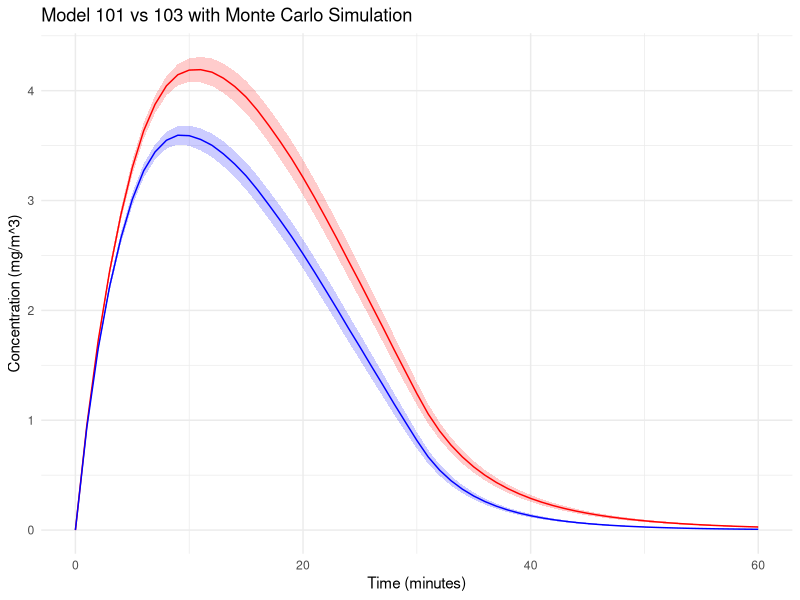
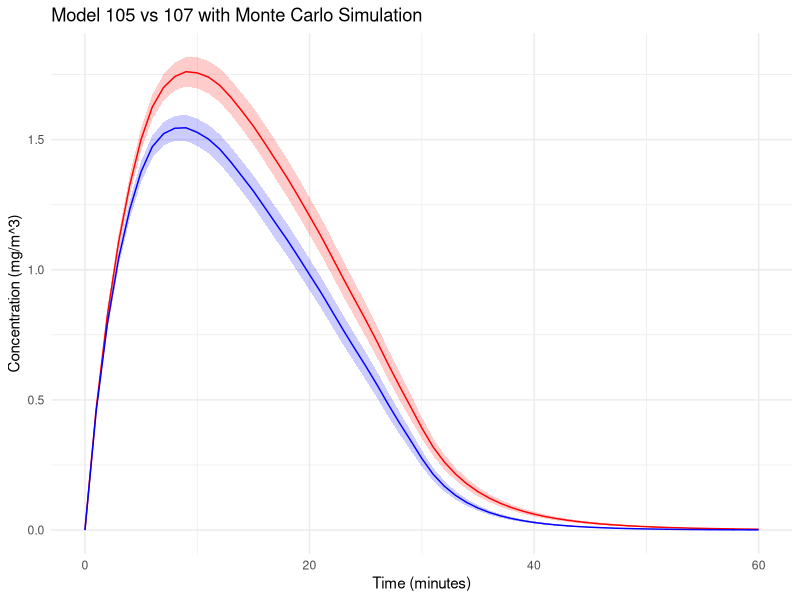

Recreate these plots in R, in order.
# Define Model 100 with the gamma factor
model_100 <- function(G, Q, gamma) {
  C_steady <- gamma * G / Q
  return(C_steady)
}

# Define Model 101
model_101 <- function(G, Q, V, t_g, T) {
  # Create a time vector
  time_vector <- seq(0, T, by = 1)
  
# Calculate the phase of concentration increase
  C_rise <- sapply(time_vector, function(t) {
    if (t <= t_g) {
      return((G / Q) * (1 - exp((-Q * t) / V )))
    } else {
      return(NA)
    }
  })          
  
  # Concentration at the end of the emission phase as the initial concentration for the decay phase
  C0 <- (G / Q) * (1 - exp(-Q * t_g / V ))
  
  # Calculate the concentration decay phase
  C_decay <- sapply(time_vector, function(t) {
    if (t > t_g) {
      return(C0 * exp(-Q * (t - t_g) / V ))
    } else {
      return(NA)
    }
  })
  
  return(list(time = time_vector, concentration_rise = C_rise, concentration_decay = C_decay))
}


T <- 60   # Total time (minutes)
t_g <- 15 # Time of generation (minutes)
G <- 100  # mg/min
Q <- 20   # m^3/min
epsilon_L <- 0.5  # Efficiency of local exhaust
epsilon_L_F <- 0.75  # Efficiency of local exhaust filtration
Q_R <- 5  # m^3/min
epsilon_RF <- 0.9  # Efficiency of recirculation filtration
V <- 100  # m^3
gamma <- 0.25  


# Calculation of steady-state concentrations for model 100
C_steady_100 <- model_100(G, Q, gamma)

# Calculation of steady-state concentrations for model 101
results_101 <- model_101(G, Q, V, t_g, T)


# Define Model 102
model_102 <- function(G, Q, Q_R, epsilon_RF, gamma) {
  C_bar <- (gamma * G) / (Q + epsilon_RF * Q_R)
  C_RF <- C_bar * (1 - epsilon_RF)
  return(list(C_bar = C_bar, C_RF = C_RF))
}


# Define Model 103
model_103 <- function(G, Q, Q_R, epsilon_RF, V, t_g, T) {
  Q_instead <- Q + epsilon_RF * Q_R
  return(model_101(G, Q_instead, V, t_g, T))
}

T <- 60   # Total time (minutes)
t_g <- 15 # Time of generation (minutes)
G <- 100  # mg/min
Q <- 20   # m^3/min
epsilon_L <- 0.5  # Efficiency of local exhaust
epsilon_L_F <- 0.75  # Efficiency of local exhaust filtration
Q_R <- 5  # m^3/min
epsilon_RF <- 0.9  # Efficiency of recirculation filtration
V <- 100  # m^3
gamma <- 0.25  

results_102 <- model_102(G, Q, Q_R, epsilon_RF, gamma)
results_103 <- model_103(G, Q, Q_R, epsilon_RF, V, t_g, T)

#Visualization
library(ggplot2)
C_bar_1 <- results_102$C_bar

results_103_df <- data.frame(Time = results_103$time, 
                             Concentration = c(results_103$concentration_rise, results_103$concentration_decay))
results_103_df <- results_103_df[!is.na(results_103_df$Concentration), ]

# Monte Carlo

G_range <- c(60, 150)
Q_range <- c(10, 30)
Q_R_range <- c(2, 10)
V_range <- c(60, 150)
t_g_range <- c(5, 30)
T <- 60
gamma_range <- t_g_range / T
epsilon_RF_range <- c(0.5, 0.95)

# simulation times
n_simulations <- 1000

results_101 <- vector("list", n_simulations)
results_103 <- vector("list", n_simulations)

# Monte Carlo simulation
set.seed(123)
for (i in 1:n_simulations) {
    # Randomly selection
    G <- runif(1, G_range[1], G_range[2])
    Q <- runif(1, Q_range[1], Q_range[2])
    Q_R <- runif(1, Q_R_range[1], Q_R_range[2])
    V <- runif(1, V_range[1], V_range[2])
    t_g <- runif(1, t_g_range[1], t_g_range[2])
    gamma <- runif(1, gamma_range[1], gamma_range[2])
    epsilon_RF <- runif(1, epsilon_RF_range[1], epsilon_RF_range[2])
    
    results_101[[i]] <- model_101(G, Q, V, t_g, T)
    results_103[[i]] <- model_103(G, Q, Q_R, epsilon_RF, V, t_g, T)
}

# Transfer to data.frame
df_101 <- do.call(rbind, lapply(results_101, function(x) data.frame(Time = x$time, Concentration = c(x$concentration_rise, x$concentration_decay))))
df_103 <- do.call(rbind, lapply(results_103, function(x) data.frame(Time = x$time, Concentration = c(x$concentration_rise, x$concentration_decay))))

                                
average_and_ci <- function(df, n) {
    df_summary <- aggregate(Concentration ~ Time, data = df, mean)
    df_summary$SD <- aggregate(Concentration ~ Time, data = df, sd)$Concentration
    df_summary$CI_lower <- df_summary$Concentration - qt(0.975, df=n-1) * df_summary$SD / sqrt(n)
    df_summary$CI_upper <- df_summary$Concentration + qt(0.975, df=n-1) * df_summary$SD / sqrt(n)
    return(df_summary)
}

average_101 <- average_and_ci(df_101, n_simulations)
average_103 <- average_and_ci(df_103, n_simulations)

ggplot() +
    geom_ribbon(data = average_101, aes(x = Time, ymin = CI_lower, ymax = CI_upper), fill = "red", alpha = 0.2) +
    geom_line(data = average_101, aes(x = Time, y = Concentration), color = "red") +
    geom_ribbon(data = average_103, aes(x = Time, ymin = CI_lower, ymax = CI_upper), fill = "blue", alpha = 0.2) +
    geom_line(data = average_103, aes(x = Time, y = Concentration), color = "blue") +
    labs(title = "Model 101 vs 103 with Monte Carlo Simulation",
         x = "Time (minutes)", 
         y = "Concentration (mg/m^3)") +
    theme_minimal()






# Define Model 104
model_104 <- function(G, Q, Q_L, epsilon_L, gamma) {
  C_avg <- (gamma * G * (1 - epsilon_L)) / (Q + Q_L)
  C_L_avg <- C_avg + (epsilon_L * gamma * G) / Q_L
  return(list(C_avg = C_avg, C_L_avg = C_L_avg))
}


# Define Model 105
model_105 <- function(G, Q, Q_L, epsilon_L, V, t_g, T) {
  # Create a time vector
  time_vector <- seq(0, T, by = 1)
  
  C_rise <- sapply(time_vector, function(t) {
    if (t <= t_g) {
      return(((G * (1 - epsilon_L)) / (Q + Q_L)) * (1 - exp((-(Q + Q_L) * t) / V)))
    } else {
      return(NA)
    }
  })
  
  C0 <- (G * (1 - epsilon_L)) / (Q + Q_L) * (1 - exp((-(Q + Q_L) * t_g) / V))
  
  C_decay <- sapply(time_vector, function(t) {
    if (t > t_g) {
      return(C0 * exp((-(Q + Q_L) * (t - t_g)) / V))
    } else {
      return(NA)
    }
  })
  
  return(list(time = time_vector, concentration_rise = C_rise, concentration_decay = C_decay))
}


# Define Model 106
model_106 <- function(G, Q, Q_L, epsilon_L, Q_R, epsilon_RF, gamma) {
  C_avg <- (gamma * G * (1 - epsilon_L)) / ((Q + epsilon_RF * Q_R) + Q_L)
  C_L_avg <- C_avg + (epsilon_L * gamma * G) / Q_L
  C_RF <- C_avg * (1 - epsilon_RF)
  return(list(C_avg = C_avg, C_L_avg = C_L_avg, C_RF = C_RF))
}


# Define Model 107
model_107 <- function(G, Q, Q_L, epsilon_L, Q_R, epsilon_RF, V, t_g, T) {
  Q_instead <- Q + epsilon_RF * Q_R
  return(model_105(G, Q_instead, Q_L, epsilon_L, V, t_g, T))
}


T <- 60   # Total time (minutes)
t_g <- 15 # Time of generation (minutes)
G <- 100  # mg/min
Q <- 20   # m^3/min
Q_L <- 5  # m^3/min
epsilon_L <- 0.5  # Efficiency of local exhaust
epsilon_L_F <- 0.75  # Efficiency of local exhaust filtration
Q_R <- 5  # m^3/min
epsilon_RF <- 0.9  # Efficiency of recirculation filtration
V <- 100  # m^3
gamma <- 0.25 


# Monte Carlo

G_range <- c(60, 150)
Q_range <- c(10, 30)
Q_L_range <- c(2, 8)
epsilon_L_range <- c(0.2, 0.8)
epsilon_L_F_range <- c(0.5, 0.95)
Q_R_range <- c(2, 10)
epsilon_RF_range <- c(0.5, 0.95)
V_range <- c(60, 150)
t_g_range <- c(5, 30)
T <- 60
gamma_range <- t_g_range / T


# simulation times
n_simulations <- 1000

results_105 <- vector("list", n_simulations)
results_107 <- vector("list", n_simulations)

# Monte Carlo simulation
set.seed(123)
for (i in 1:n_simulations) {
    # Randomly selection
    G <- runif(1, G_range[1], G_range[2])
    Q <- runif(1, Q_range[1], Q_range[2])
    Q_L <- runif(1, Q_L_range[1], Q_L_range[2])
    epsilon_L <- runif(1, epsilon_L_range[1], epsilon_L_range[2])
    epsilon_L_F <- runif(1, epsilon_L_F_range[1], epsilon_L_F_range[2])
    Q_R <- runif(1, Q_R_range[1], Q_R_range[2])
    V <- runif(1, V_range[1], V_range[2])
    t_g <- runif(1, t_g_range[1], t_g_range[2])
    gamma <- runif(1, gamma_range[1], gamma_range[2])
    epsilon_RF <- runif(1, epsilon_RF_range[1], epsilon_RF_range[2])
    
    results_105[[i]] <- model_105(G, Q, Q_L, epsilon_L, V, t_g, T)
    results_107[[i]] <- model_107(G, Q, Q_L, epsilon_L, Q_R, epsilon_RF, V, t_g, T)
}

# Transfer to data.frame
df_105 <- do.call(rbind, lapply(results_105, function(x) data.frame(Time = x$time, 
Concentration = c(x$concentration_rise, x$concentration_decay))))

df_107 <- do.call(rbind, lapply(results_107, function(x) data.frame(Time = x$time, 
Concentration = c(x$concentration_rise, x$concentration_decay))))

                                
average_and_ci <- function(df, n) {
    df_summary <- aggregate(Concentration ~ Time, data = df, mean)
    df_summary$SD <- aggregate(Concentration ~ Time, data = df, sd)$Concentration
    df_summary$CI_lower <- df_summary$Concentration - qt(0.975, df=n-1) * df_summary$SD / sqrt(n)
    df_summary$CI_upper <- df_summary$Concentration + qt(0.975, df=n-1) * df_summary$SD / sqrt(n)
    return(df_summary)
}

average_105 <- average_and_ci(df_105, n_simulations)
average_107 <- average_and_ci(df_107, n_simulations)


ggplot() +
    geom_ribbon(data = average_105, aes(x = Time, ymin = CI_lower, ymax = CI_upper), fill = "red", alpha = 0.2) +
    geom_line(data = average_105, aes(x = Time, y = Concentration), color = "red") +
    geom_ribbon(data = average_107, aes(x = Time, ymin = CI_lower, ymax = CI_upper), fill = "blue", alpha = 0.2) +
    geom_line(data = average_107, aes(x = Time, y = Concentration), color = "blue") +
    labs(title = "Model 105 vs 107 with Monte Carlo Simulation",
         x = "Time (minutes)", 
         y = "Concentration (mg/m^3)") +
    theme_minimal()

